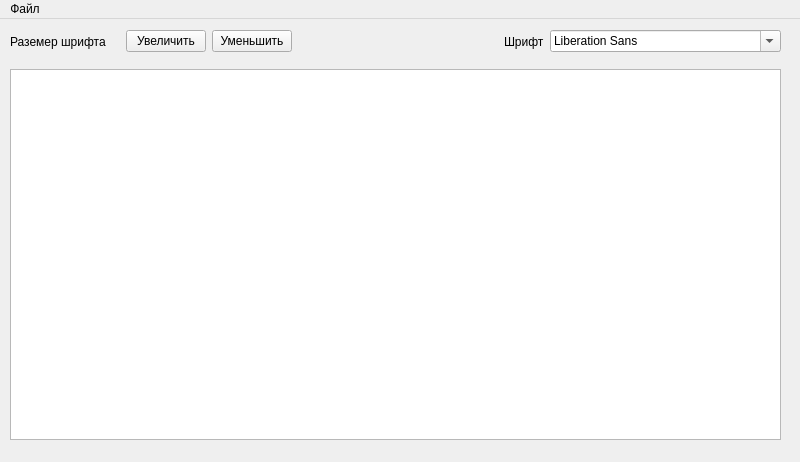
<?xml version="1.0" encoding="UTF-8"?>
<ui version="4.0">
 <class>MainWindow</class>
 <widget class="QMainWindow" name="MainWindow">
  <property name="geometry">
   <rect>
    <x>0</x>
    <y>0</y>
    <width>800</width>
    <height>462</height>
   </rect>
  </property>
  <property name="windowTitle">
   <string>Текстовый редактор</string>
  </property>
  <widget class="QWidget" name="centralwidget">
   <widget class="QTextBrowser" name="textBrowser">
    <property name="enabled">
     <bool>true</bool>
    </property>
    <property name="geometry">
     <rect>
      <x>10</x>
      <y>50</y>
      <width>771</width>
      <height>371</height>
     </rect>
    </property>
    <property name="readOnly">
     <bool>false</bool>
    </property>
   </widget>
   <widget class="QWidget" name="">
    <property name="geometry">
     <rect>
      <x>10</x>
      <y>10</y>
      <width>771</width>
      <height>25</height>
     </rect>
    </property>
    <layout class="QHBoxLayout" name="horizontalLayout">
     <item>
      <widget class="QLabel" name="sizesieze">
       <property name="text">
        <string>Раземер шрифта</string>
       </property>
      </widget>
     </item>
     <item>
      <widget class="QLabel" name="size">
       <property name="font">
        <font>
         <pointsize>10</pointsize>
         <weight>75</weight>
         <bold>true</bold>
        </font>
       </property>
       <property name="text">
        <string/>
       </property>
      </widget>
     </item>
     <item>
      <widget class="QPushButton" name="increase_font_action">
       <property name="text">
        <string>Увеличить</string>
       </property>
      </widget>
     </item>
     <item>
      <widget class="QPushButton" name="decrease_font_action">
       <property name="text">
        <string>Уменьшить</string>
       </property>
      </widget>
     </item>
     <item>
      <spacer name="horizontalSpacer">
       <property name="orientation">
        <enum>Qt::Horizontal</enum>
       </property>
       <property name="sizeHint" stdset="0">
        <size>
         <width>40</width>
         <height>20</height>
        </size>
       </property>
      </spacer>
     </item>
     <item>
      <widget class="QLabel" name="label_2">
       <property name="text">
        <string>Шрифт</string>
       </property>
      </widget>
     </item>
     <item>
      <widget class="QFontComboBox" name="fontComboBox"/>
     </item>
    </layout>
   </widget>
  </widget>
  <widget class="QMenuBar" name="menuBar">
   <property name="geometry">
    <rect>
     <x>0</x>
     <y>0</y>
     <width>800</width>
     <height>21</height>
    </rect>
   </property>
   <widget class="QMenu" name="menu">
    <property name="title">
     <string>Файл</string>
    </property>
    <addaction name="save"/>
    <addaction name="open"/>
   </widget>
   <addaction name="menu"/>
  </widget>
  <action name="save">
   <property name="text">
    <string>Сохранить</string>
   </property>
  </action>
  <action name="open">
   <property name="text">
    <string>Открыть</string>
   </property>
  </action>
 </widget>
 <resources/>
 <connections/>
</ui>
